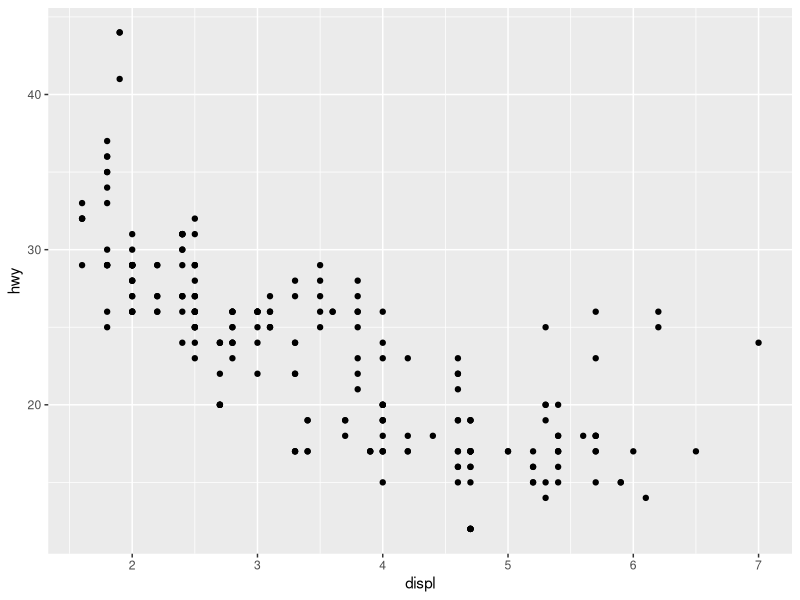
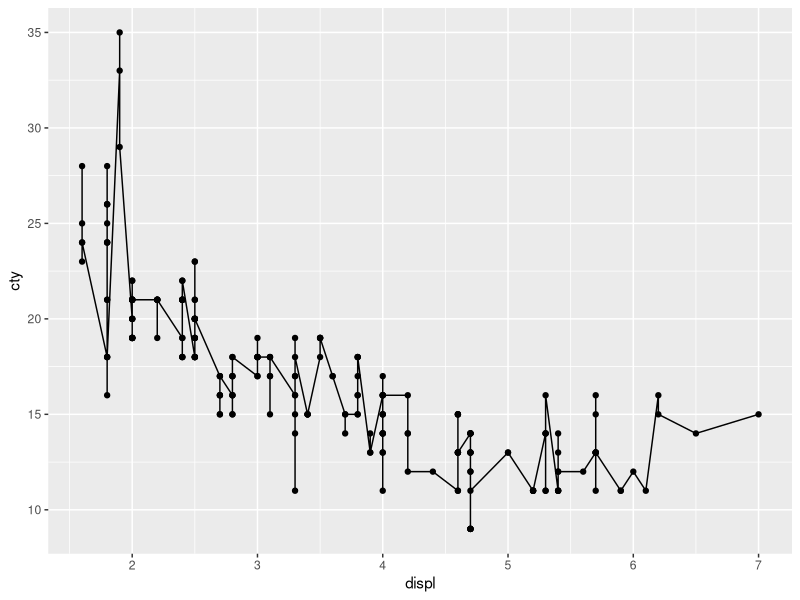
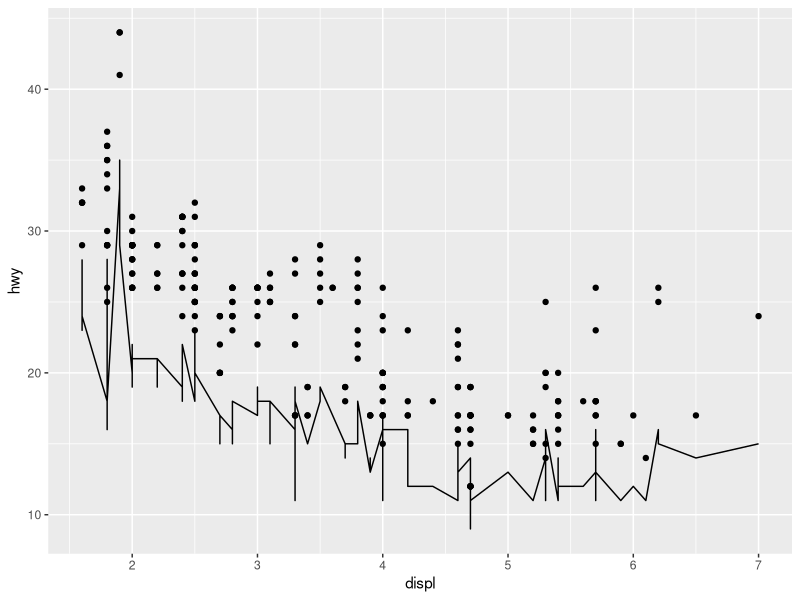

Generate these figures, in order, with R:
## ---- chunk 1
library(tidyverse)
## ---- chunk 2
ggplot(data = mpg) + 
  aes(x = displ, y = hwy) +
  geom_point() 
## ---- chunk 3
ggplot(data = mpg) + 

# First plot 
  aes(x = displ, y = hwy) +
  geom_point() +

# Second plot
  aes(x = displ, y = cty) +
  geom_line()
## ---- chunk 4
ggplot(data = mpg) + 
  geom_point(mapping = aes(x = displ, y = hwy)) +
  geom_line(mapping = aes(x = displ, y = cty))
## ---- chunk 5
